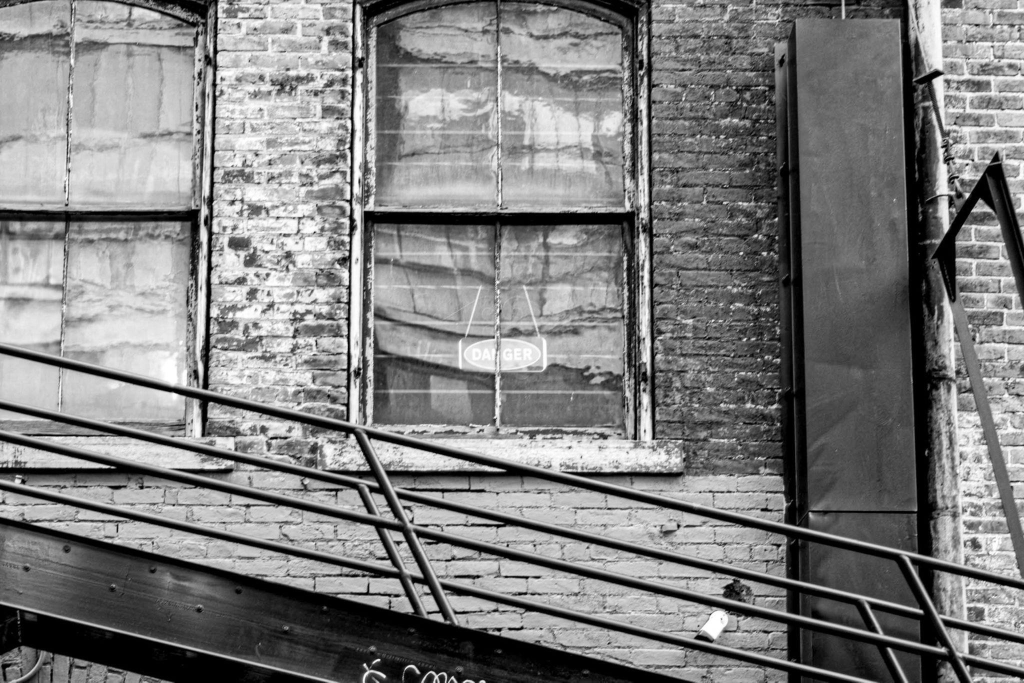
#> input picture PERTEMUAN 7/TUGAS/natural.jpg, 2048 x 1365 px (shown at 1/2 size)
$ python Analisis_dan_Filtering_Domain_Frekuensi_dengan_FFT_dan_Wavelet.py
#> lines starting #> are read from the running program, lines starting #| are printed output that depends on the picture; long printed decimals are rounded
"""
ANALISIS DAN FILTERING DOMAIN FREKUENSI DENGAN FFT DAN WAVELET (FINAL)

Urutan:
1. Citra input
2. FFT (Magnitude & Phase)
3. Rekonstruksi FFT
4. Frekuensi dominan
5. Filtering (Lowpass & Highpass)
6. Variasi cutoff
7. Notch filter
8. Wavelet (koefisien)
9. Wavelet rekonstruksi
10. Perbandingan spasial vs frekuensi
11. Evaluasi (PSNR & waktu)
"""

import cv2
import numpy as np
import matplotlib.pyplot as plt
import pywt
import time


# ==========================================================
# MEMBACA CITRA
# ==========================================================

img1 = cv2.imread("natural.jpg", cv2.IMREAD_GRAYSCALE)
#> img1 is the input picture: shape (1365, 2048); min 0, max 255, mean 126.6
img2 = cv2.imread("noise_periodic.jpg", cv2.IMREAD_GRAYSCALE)
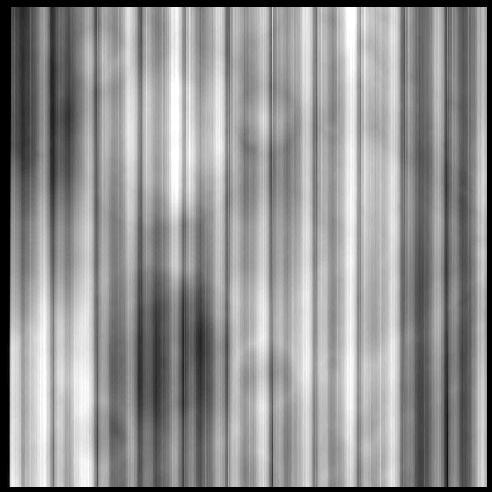
#> input picture PERTEMUAN 7/TUGAS/noise_periodic.jpg, 492 x 492 px
#> img2 is the input picture: shape (492, 492); min 0, max 255, mean 146.2

if img1 is None or img2 is None:
    print("Gambar tidak ditemukan")
    exit()

img1 = cv2.resize(img1, (256,256))
#> img1: shape (256, 256)
img2 = cv2.resize(img2, (256,256))
#> img2: shape (256, 256)


# ==========================================================
# FFT
# ==========================================================

def fft_spectrum(img):
    f = np.fft.fft2(img)
    fshift = np.fft.fftshift(f)
    magnitude = np.log(np.abs(fshift)+1)
    phase = np.angle(fshift)
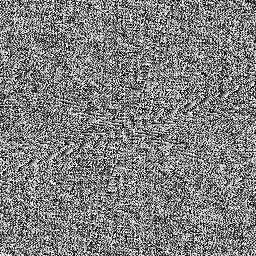
#> phase: shape (256, 256) float64; min -3.14, max 3.14, mean 9.59e-05; drawn with min black and max white
    return fshift, magnitude, phase


def reconstruct_phase_only(phase):
    return np.abs(np.fft.ifft2(np.fft.ifftshift(np.exp(1j*phase))))


def reconstruct_magnitude_only(magnitude):
    return np.abs(np.fft.ifft2(np.fft.ifftshift(magnitude)))


# ==========================================================
# FILTER
# ==========================================================

def ideal_lowpass(shape, cutoff):
#> called with shape = (256, 256), cutoff = 30
    mask = np.zeros(shape)
    c = shape[0]//2
    for i in range(shape[0]):
        for j in range(shape[1]):
            if (i-c)**2 + (j-c)**2 <= cutoff**2:
                mask[i,j] = 1
    return mask


def gaussian_lowpass(shape, cutoff):
#> called with shape = (256, 256), cutoff = 30
    mask = np.zeros(shape)
    c = shape[0]//2
    for i in range(shape[0]):
        for j in range(shape[1]):
            d = (i-c)**2 + (j-c)**2
            mask[i,j] = np.exp(-d/(2*cutoff**2))
    return mask


def ideal_highpass(shape, cutoff):
    return 1 - ideal_lowpass(shape, cutoff)


def gaussian_highpass(shape, cutoff):
    return 1 - gaussian_lowpass(shape, cutoff)


def apply_filter(img, mask):
    f = np.fft.fft2(img)
    fshift = np.fft.fftshift(f)
    filtered = fshift * mask
    return np.abs(np.fft.ifft2(np.fft.ifftshift(filtered)))


# ==========================================================
# NOTCH
# ==========================================================

def notch_filter(shape, points, radius=5):
#> called with shape = (256, 256), radius = 5
    mask = np.ones(shape)
    for (x,y) in points:
        for i in range(shape[0]):
            for j in range(shape[1]):
                if (i-x)**2 + (j-y)**2 <= radius**2:
                    mask[i,j] = 0
    return mask


# ==========================================================
# WAVELET
# ==========================================================

def wavelet_process(img):
    coeffs = pywt.wavedec2(img, 'db4', level=2)
    cA, (cH, cV, cD), (cH2, cV2, cD2) = coeffs

    coeffs_mod = [
        cA,
        (np.zeros_like(cH), np.zeros_like(cV), np.zeros_like(cD)),
        (np.zeros_like(cH2), np.zeros_like(cV2), np.zeros_like(cD2))
    ]

    rec = pywt.waverec2(coeffs_mod, 'db4')
    rec = rec[:img.shape[0], :img.shape[1]]
    return np.clip(rec,0,255)


# ==========================================================
# METRIK
# ==========================================================

def mse(a,b):
    return np.mean((a-b)**2)

def psnr(a,b):
    m = mse(a,b)
    return 20*np.log10(255.0/np.sqrt(m)) if m!=0 else 100


# ==========================================================
# PROSES FFT
# ==========================================================

_, mag1, phase1 = fft_spectrum(img1)
rec_phase = reconstruct_phase_only(phase1)
rec_mag = reconstruct_magnitude_only(mag1)


# ==========================================================
# FILTERING
# ==========================================================

img_ideal = apply_filter(img1, ideal_lowpass(img1.shape,30))
img_gauss = apply_filter(img1, gaussian_lowpass(img1.shape,30))
img_hp_ideal = apply_filter(img1, ideal_highpass(img1.shape,30))
img_hp_gauss = apply_filter(img1, gaussian_highpass(img1.shape,30))

notch = notch_filter(img2.shape, [(128,100),(128,156)])
img_notch = apply_filter(img2, notch)
#> in apply_filter (call 5), `return np.abs(np.fft.ifft2(np.fft.ifftshift(filtered)))`:
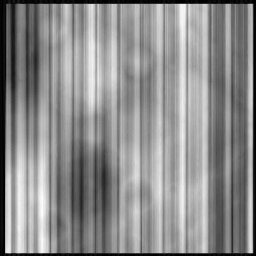
#> returned value: shape (256, 256) float64; min 0.00828, max 265.2, mean 146.2; drawn with min black and max white


# ==========================================================
# WAVELET
# ==========================================================

coeffs_vis = pywt.wavedec2(img1, 'db4', level=2)
#> coeffs_vis = 3 items
cA, (cH, cV, cD), _ = coeffs_vis
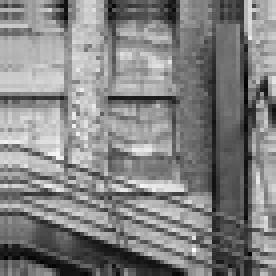
#> cA: shape (69, 69) float64 (shown 4 times larger); min -83.73, max 1067.8, mean 504.5; drawn with min black and max white
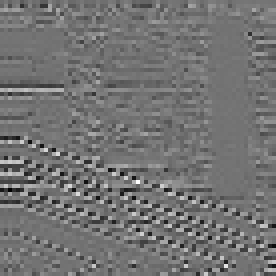
#> cH: shape (69, 69) float64 (shown 4 times larger); min -411.9, max 496.6, mean -0.5; drawn with min black and max white
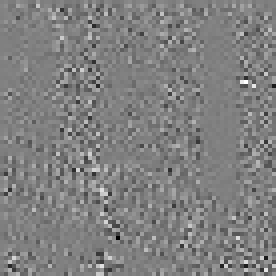
#> cD: shape (69, 69) float64 (shown 4 times larger); min -177.6, max 175.5, mean 0.3; drawn with min black and max white

wavelet_rec = wavelet_process(img1)


# ==========================================================
# VISUALISASI SESUAI URUTAN
# ==========================================================

# 1. INPUT
plt.figure(figsize=(8,4))
plt.suptitle("Citra Input")
plt.subplot(1,2,1); plt.imshow(img1,cmap='gray'); plt.title("Natural"); plt.axis('off')
plt.subplot(1,2,2); plt.imshow(img2,cmap='gray'); plt.title("Noise"); plt.axis('off')
plt.show()

# 2. FFT
plt.figure(figsize=(12,4))
plt.suptitle("FFT")
plt.subplot(1,3,1); plt.imshow(img1,cmap='gray'); plt.title("Asli")
plt.subplot(1,3,2); plt.imshow(mag1,cmap='gray'); plt.title("Magnitude")
plt.subplot(1,3,3); plt.imshow(phase1,cmap='gray'); plt.title("Phase")
plt.show()

# 3. REKONSTRUKSI
plt.figure(figsize=(10,4))
plt.suptitle("Rekonstruksi FFT")
plt.subplot(1,3,1); plt.imshow(img1,cmap='gray'); plt.title("Asli")
plt.subplot(1,3,2); plt.imshow(rec_phase,cmap='gray'); plt.title("Phase Only")
plt.subplot(1,3,3); plt.imshow(rec_mag,cmap='gray'); plt.title("Magnitude Only")
plt.show()

# 4. FREKUENSI DOMINAN
plt.figure(figsize=(5,5))
plt.title("Frekuensi Dominan")
plt.imshow(mag1,cmap='gray')
plt.axis('off')
plt.show()

# 5. FILTER LP & HP
plt.figure(figsize=(12,4))
plt.suptitle("Filtering")
plt.subplot(1,4,1); plt.imshow(img_ideal,cmap='gray'); plt.title("Ideal LP")
plt.subplot(1,4,2); plt.imshow(img_gauss,cmap='gray'); plt.title("Gaussian LP")
plt.subplot(1,4,3); plt.imshow(img_hp_ideal,cmap='gray'); plt.title("Ideal HP")
plt.subplot(1,4,4); plt.imshow(img_hp_gauss,cmap='gray'); plt.title("Gaussian HP")
plt.show()

# 6. VARIASI CUTOFF
plt.figure(figsize=(10,6))
plt.suptitle("Cutoff Effect")
for i,c in enumerate([10,30,60]):
    res = apply_filter(img1, gaussian_lowpass(img1.shape,c))
    plt.subplot(2,2,i+1)
    plt.title(f"Cutoff {c}")
    plt.imshow(res,cmap='gray')
    plt.axis('off')
#> this loop made 3 passes
#> pass 3, `res = apply_filter(img1, gaussian_lowpass(img1.shape,c))`:
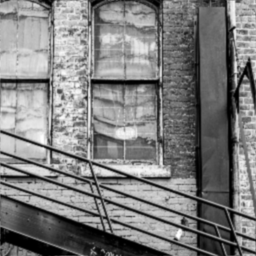
#> res: shape (256, 256) float64; min 7.95e-05, max 254.9, mean 126.3
plt.show()

# 7. NOTCH
plt.figure(figsize=(10,4))
plt.suptitle("Notch Filter")
plt.subplot(1,2,1); plt.imshow(img2,cmap='gray'); plt.title("Sebelum")
plt.subplot(1,2,2); plt.imshow(img_notch,cmap='gray'); plt.title("Sesudah")
plt.show()

# 8. WAVELET KOEFISIEN
plt.figure(figsize=(10,4))
plt.suptitle("Koefisien Wavelet")
plt.subplot(1,4,1); plt.imshow(cA,cmap='gray'); plt.title("cA")
plt.subplot(1,4,2); plt.imshow(cH,cmap='gray'); plt.title("cH")
plt.subplot(1,4,3); plt.imshow(cV,cmap='gray'); plt.title("cV")
plt.subplot(1,4,4); plt.imshow(cD,cmap='gray'); plt.title("cD")
plt.show()

# 9. WAVELET RESULT
plt.figure(figsize=(8,4))
plt.suptitle("Wavelet")
plt.subplot(1,2,1); plt.imshow(img1,cmap='gray'); plt.title("Asli")
plt.subplot(1,2,2); plt.imshow(wavelet_rec,cmap='gray'); plt.title("Hasil")
plt.show()

# 10. SPASIAL VS FREKUENSI
spatial = cv2.GaussianBlur(img1,(5,5),0)

plt.figure(figsize=(10,4))
plt.suptitle("Spasial vs Frekuensi")
plt.subplot(1,3,1); plt.imshow(img1,cmap='gray'); plt.title("Asli")
plt.subplot(1,3,2); plt.imshow(spatial,cmap='gray'); plt.title("Spasial")
plt.subplot(1,3,3); plt.imshow(img_gauss,cmap='gray'); plt.title("Frekuensi")
plt.show()


# ==========================================================
# EVALUASI
# ==========================================================

print("\nHASIL EVALUASI")
print("="*50)

start = time.perf_counter()
p1 = psnr(img1, img_ideal)
#> in psnr, `m = mse(a,b)`: m = 1471.3
#> p1 = 16.45
t1 = time.perf_counter() - start

start = time.perf_counter()
p2 = psnr(img1, img_gauss)
#> p2 = 17.92
t2 = time.perf_counter() - start

start = time.perf_counter()
p3 = psnr(img1, wavelet_rec)
#> p3 = 16.78
t3 = time.perf_counter() - start

print(f"Ideal LP     : {p1:.2f} | Time {t1:.8f}")
#| Ideal LP     : 16.45 | Time 0.001178
print(f"Gaussian LP  : {p2:.2f} | Time {t2:.8f}")
#| Gaussian LP  : 17.92 | Time 0.0008578
print(f"Wavelet      : {p3:.2f} | Time {t3:.8f}")
#| Wavelet      : 16.78 | Time 0.0006521
